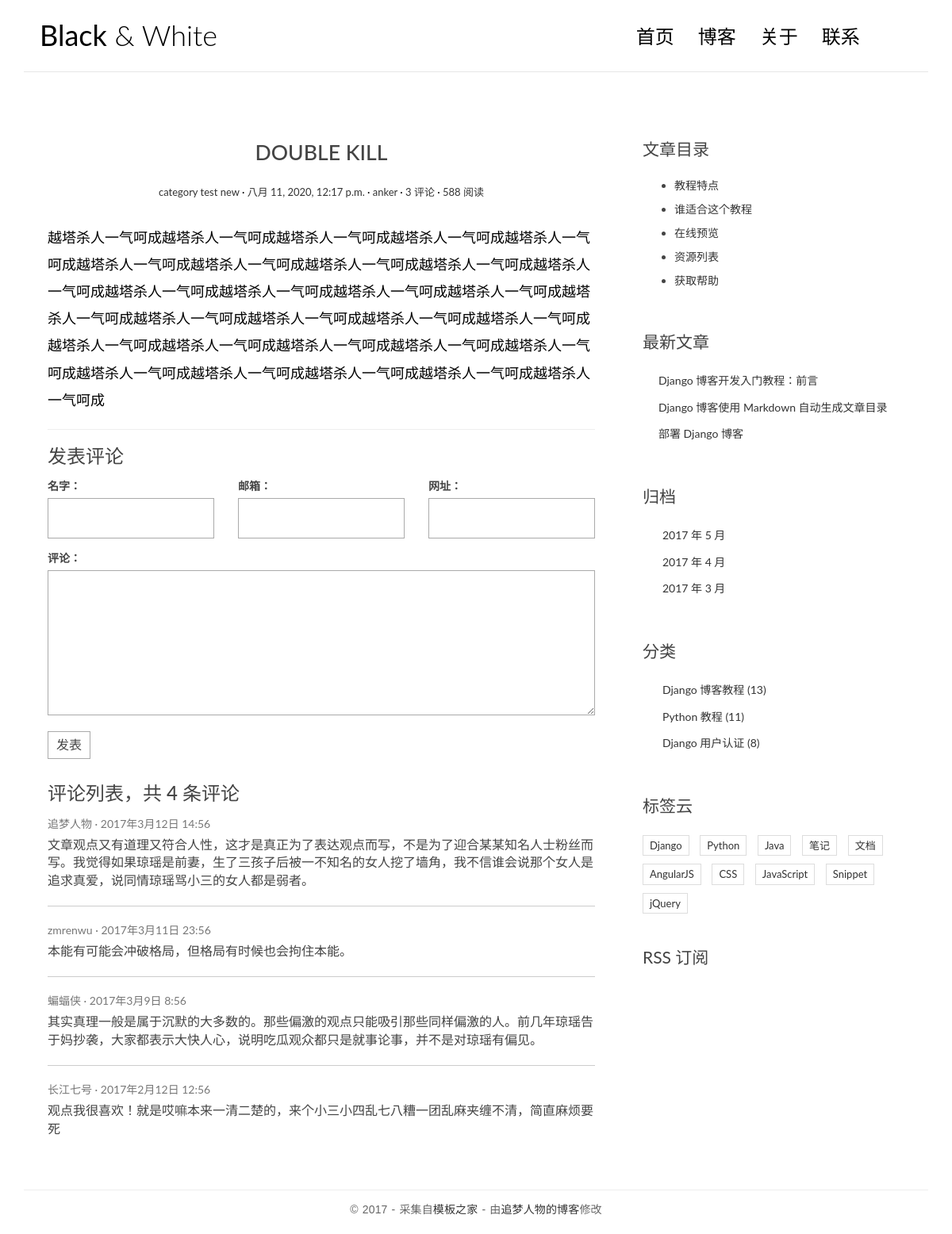
Page /posts/3 on the committed database.
### blog/models.py (models this page shows, shortened)
class Post(models.Model):
    title = models.CharField('标题', max_length=70)
    body = models.TextField('正文')
    created_time = models.DateTimeField('创建时间', default=timezone.now)
    modified_time = models.DateTimeField('修改时间')
    excerpt = models.CharField('摘要', max_length=200,blank=True)
    category = models.ForeignKey(Category,verbose_name='分类', on_delete=models.CASCADE)
    tags = models.ManyToManyField(Tag, verbose_name='标签', blank=True)
    author = models.ForeignKey(User, verbose_name='作者', on_delete=models.CASCADE)
    class Meta:
        verbose_name = '文章'
        verbose_name_plural = verbose_name

class Category(models.Model):
    name = models.CharField(max_length=100)
    class Meta:
        verbose_name = '分类'
        verbose_name_plural = verbose_name

### blog/views.py (the view)
# urls.py: path('posts/<int:pk>',views.detail, name='detail'),
def detail(request,pk):
    post = get_object_or_404(Post, pk=pk)
    return render(request, 'blog/detail.html', context={
        'post':post,
    })

### templates/blog/detail.html
{% extends 'base.html' %}
{% block main %}
<article class="post post-{{ post.pk }}">
    <header class="entry-header">
      <h1 class="entry-title">{{ post.title }}</h1>
      <div class="entry-meta">
        <span class="post-category"><a href="#">{{ post.category.name }}</a></span>
        <span class="post-date"><a href="#"><time class="entry-date"
                                                  datetime="{{ post.created_time }}">{{ post.created_time }}</time></a></span>
        <span class="post-author"><a href="#">{{ post.author }}</a></span>
        <span class="comments-link"><a href="#">3 评论</a></span>
        <span class="views-count"><a href="#">588 阅读</a></span>
      </div>
    </header>
    <div class="entry-content clearfix">
      {{ post.body }}
    </div>
</article>
<section class="comment-area" id="comment-area">
    <hr>
    <h3>发表评论</h3>
    <form action="#" method="post" class="comment-form">
        <div class="row">
            <div class="col-md-4">
                <label for="id_name">名字：</label>
                <input type="text" id="id_name" name="name" required>
            </div>
            <div class="col-md-4">
                <label for="id_email">邮箱：</label>
                <input type="email" id="id_email" name="email" required>
            </div>
            <div class="col-md-4">
                <label for="id_url">网址：</label>
                <input type="text" id="id_url" name="url">
            </div>
            <div class="col-md-12">
                <label for="id_comment">评论：</label>
                <textarea name="comment" id="id_comment" required></textarea>
                <button type="submit" class="comment-btn">发表</button>
            </div>
        </div>
    </form>
    <div class="comment-list-panel">
        <h3>评论列表，共 <span>4</span> 条评论</h3>
        <ul class="comment-list list-unstyled">
            <li class="comment-item">
                <span class="nickname">追梦人物</span>
                <time class="submit-date" datetime="2012-11-09T23:15:57+00:00">2017年3月12日 14:56</time>
                <div class="text">
                    文章观点又有道理又符合人性，这才是真正为了表达观点而写，不是为了迎合某某知名人士粉丝而写。我觉得如果琼瑶是前妻，生了三孩子后被一不知名的女人挖了墙角，我不信谁会说那个女人是追求真爱，说同情琼瑶骂小三的女人都是弱者。
                </div>
            </li>
            <li class="comment-item">
                <span class="nickname">zmrenwu</span>
                <time class="submit-date" datetime="2012-11-09T23:15:57+00:00">2017年3月11日 23:56</time>
                <div class="text">
                    本能有可能会冲破格局，但格局有时候也会拘住本能。
                </div>
            </li>
            <li class="comment-item">
                <span class="nickname">蝙蝠侠</span>
                <time class="submit-date" datetime="2012-11-09T23:15:57+00:00">2017年3月9日 8:56</time>
                <div class="text">
                    其实真理一般是属于沉默的大多数的。那些偏激的观点只能吸引那些同样偏激的人。前几年琼瑶告于妈抄袭，大家都表示大快人心，说明吃瓜观众都只是就事论事，并不是对琼瑶有偏见。
                </div>
            </li>
            <li class="comment-item">
                <span class="nickname">长江七号</span>
                <time class="submit-date" datetime="2012-11-09T23:15:57+00:00">2017年2月12日 12:56</time>
                <div class="text">
                    观点我很喜欢！就是哎嘛本来一清二楚的，来个小三小四乱七八糟一团乱麻夹缠不清，简直麻烦要死
                </div>
            </li>
        </ul>
    </div>
</section>
{% endblock main %}
{% block toc %}
    <div class="widget widget-content">
        <h3 class="widget-title">文章目录</h3>
        <ul>
            <li>
                <a href="#">教程特点</a>
            </li>
            <li>
                <a href="#">谁适合这个教程</a>
            </li>
            <li>
                <a href="#">在线预览</a>
            </li>
            <li>
                <a href="#">资源列表</a>
            </li>
            <li>
                <a href="#">获取帮助</a>
            </li>
        </ul>
    </div>
{% endblock toc %}

### blog/static/blog/css/custom.css (style rules this page uses)
* { outline: none; }
h1, h2, h3, h4, h5, h6 { margin-top: 0; }
a { color: #333; }
body { color: #444; font-family: 'Lato', sans-serif; }
.post { background: #fff; padding: 30px 30px 0; }
.entry-title { text-align: center; font-size: 1.9em; margin-bottom: 20px; line-height: 1.6; padding: 10px 20px 0; }
.entry-meta { text-align: center; color: #DDDDDD; font-size: 13px; margin-bottom: 30px; }
.entry-content { font-size: 18px; line-height: 1.9; font-weight: 300; color: #000; }
.post-category::after, .post-date::after, .post-author::after, .comments-link::after { content: ' ·'; color: #000; }
.widget { background: #fff; padding: 30px 0 0; }
.widget-title { font-size: 1.5em; margin-bottom: 20px; line-height: 1.6; padding: 10px 0 0; font-weight: 400; }
.widget-content ul li { margin-bottom: 10px; }
.contact-form input, .comment-form input { border: 1px solid #aaa; margin-bottom: 15px; width: 100%; padding: 15px 15px; font-size: 16px; line-height: 100%; transition: 0.4s border-color linear; }
.contact-form textarea, .comment-form textarea { border: 1px solid #aaa; margin-bottom: 15px; width: 100%; padding: 15px 15px; font-size: 16px; line-height: 20px !important; min-height: 183px; transition: 0.4s border-color linear; }
.comment-area { padding: 0 30px 0; }
.comment-form { margin-top: 15px; }
.comment-form .comment-btn { background-color: #fff; border: 1px solid #aaa; font-size: 16px; padding: 5px 10px; }
.comment-list-panel { margin-top: 30px; }
.comment-list { margin-top: 15px; }
.comment-item:not(:last-child) { border-bottom: 1px #ccc solid; margin-bottom: 20px; padding-bottom: 20px; }
.comment-item .nickname, .comment-item .submit-date { color: #777; font-size: 14px; }
.comment-item .nickname:after { content: ' ·'; }
.comment-item .text { padding-top: 5px; font-size: 16px; }

### rows in the picture
Post: title "DOUBLE KILL", category.name "category test new", created_time "八月 11, 2020, 12:17 p.m.", author "anker", body "越塔杀人一气呵成越塔杀人一气呵成越塔杀人一气呵成越塔杀人一气呵成越塔杀人一气呵成越塔杀人一气呵成越塔杀人一气呵成越塔杀人一气呵成越塔杀人一气呵成越塔杀人一气呵成越塔杀人一气呵成越塔杀人一气呵成越塔杀人一气呵成越塔杀人一气呵成越塔杀人一气呵成越塔杀人一气呵成越塔杀人一气呵成越塔杀人一气呵成越塔杀人一气呵成越塔杀人一气呵成越塔杀人一气呵成越塔杀人一气呵成越塔杀人一气呵成越塔杀人一气呵成越塔杀人一气呵成越塔杀人一气呵成越塔杀人一气呵成越塔杀人一气呵成越塔杀人一气呵成"
